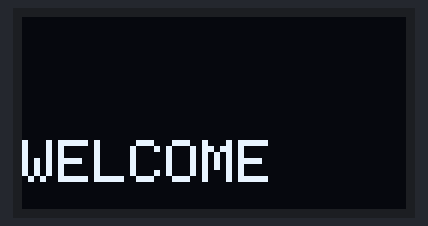
A sketch run on a simulated Arduino Uno, built with avr-gcc and run on an emulated ATmega328P. Shown: 128×64 one-colour display.

Above: at 0.1 s.
At 1.33 s:
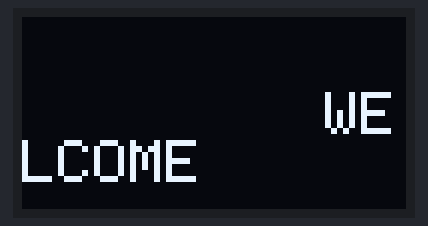
At 2.56 s:
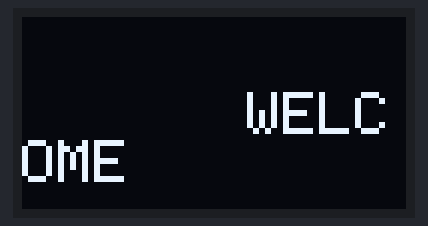
At 5.01 s:
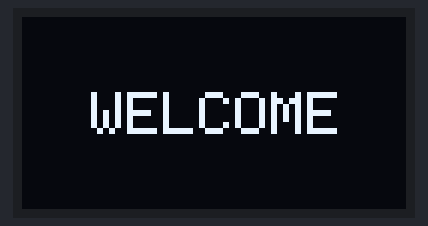
At 10.0 s:
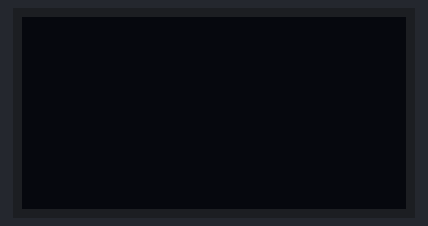
At 15.46 s:
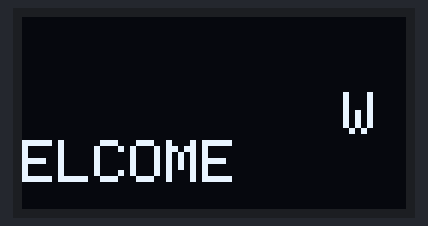

Measured:
- by itself, everything shown: repeats every 14.4 s, in 200 steps
- what the display in image 4 shows lasts 4.6 s, from 9.9 s to 14.5 s

The sketch:

Practical_60.ino
```cpp
/*
==========================================
Practical-60 : OLED Scrolling Text
OLED : SSD1306 128x64 I2C
==========================================
*/

#include <Wire.h>
#include <Adafruit_GFX.h>
#include <Adafruit_SSD1306.h>

#define SCREEN_WIDTH 128
#define SCREEN_HEIGHT 64

Adafruit_SSD1306 display(SCREEN_WIDTH, SCREEN_HEIGHT, &Wire, -1);

void setup()
{
  Serial.begin(9600);

  if (!display.begin(SSD1306_SWITCHCAPVCC, 0x3C))
  {
    Serial.println("OLED Failed");
    while (1);
  }

  display.clearDisplay();
  display.setTextColor(SSD1306_WHITE);
}

void loop()
{
  for (int x = 128; x > -180; x--)
  {
    display.clearDisplay();

    display.setTextSize(2);
    display.setCursor(x, 25);
    display.print("WELCOME");

    display.display();

    delay(20);
  }
}
```
